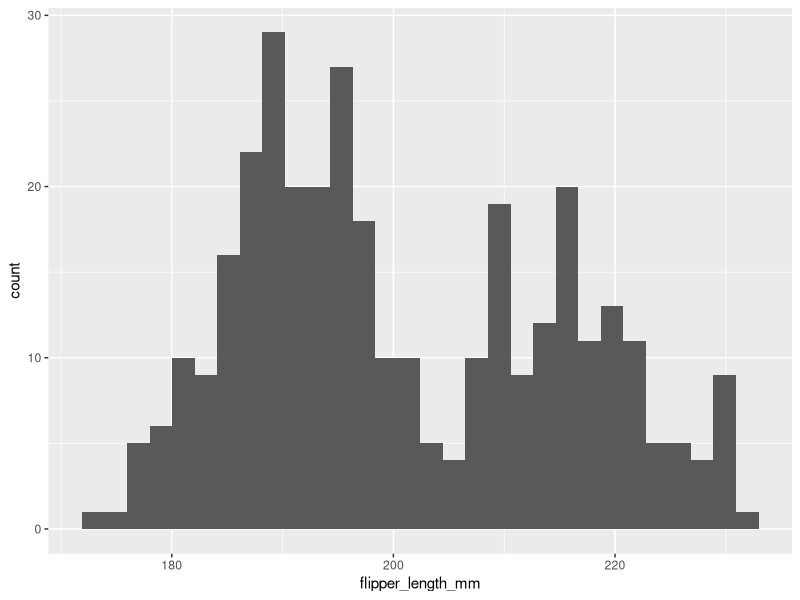
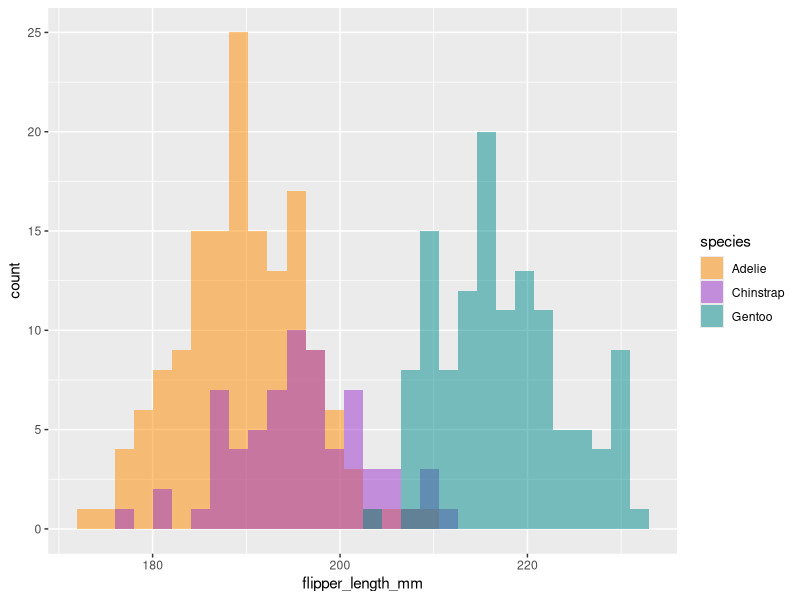
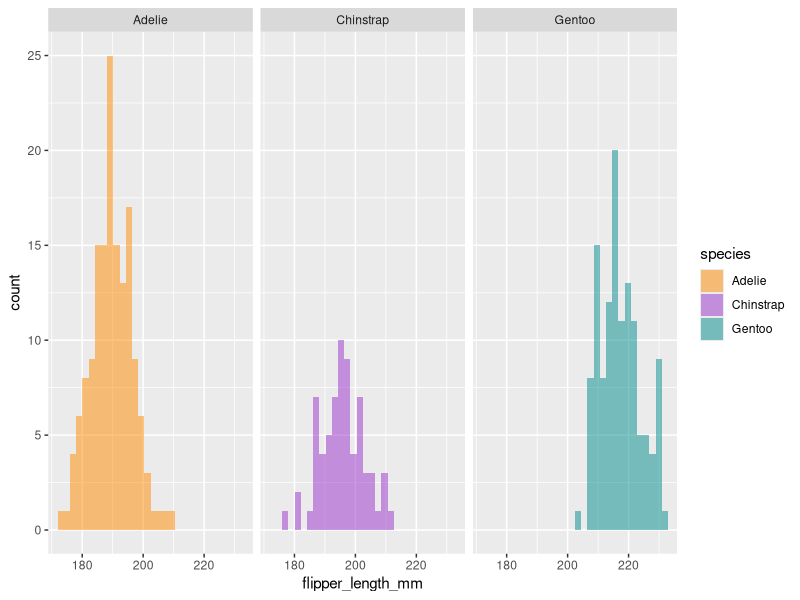
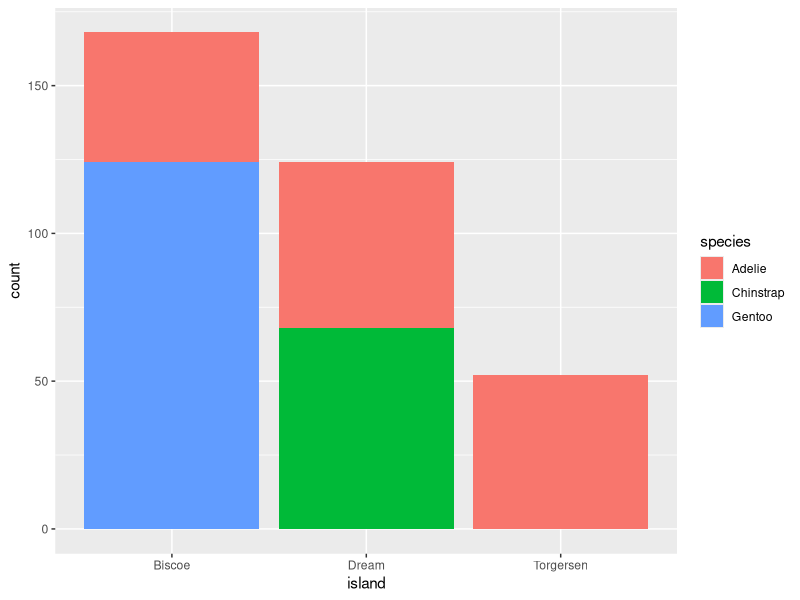
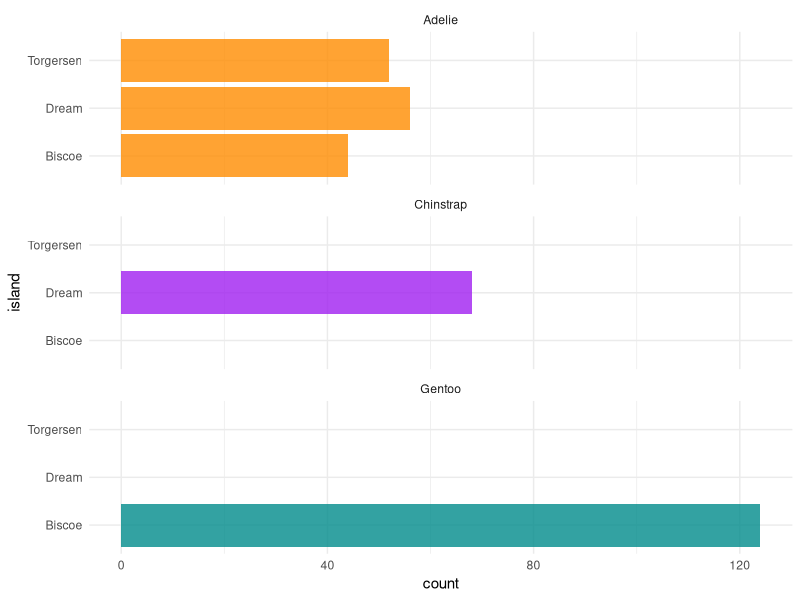
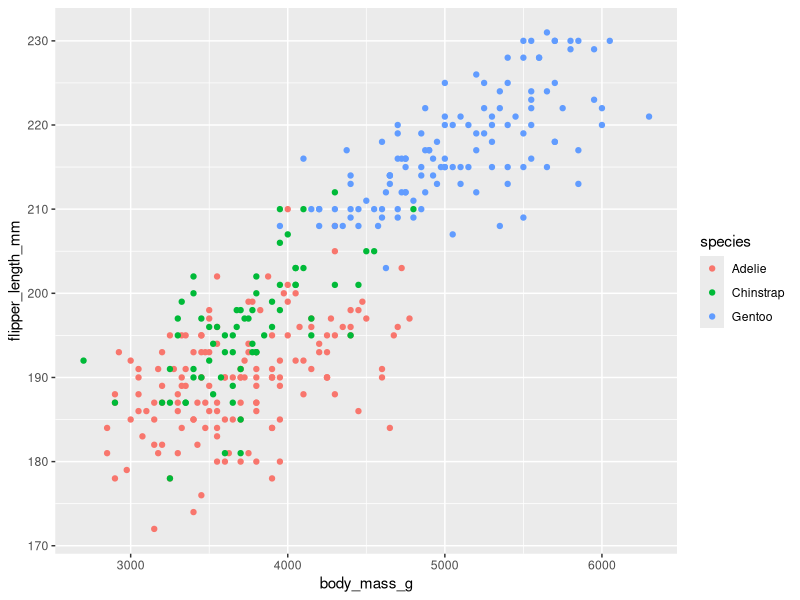

Reproduce these figures in R, in order.
## ---- chunk 1
library(tidyverse)
library(palmerpenguins)
## ---- chunk 2

data("penguins")
## ---- chunk 3
penguins
## ---- chunk 4
summary(penguins)
## ---- chunk 5
body_mass_filtered <- filter(penguins, body_mass_g > 4750 | body_mass_g < 3550)
## ---- chunk 6
penguins %>% 
  group_by(species) %>% 
  summarise(body_mass_avg = mean(body_mass_g, na.rm = TRUE))
## ---- chunk 7
penguins %>% 
  group_by(species, year) %>% 
  summarise(n_observations = n())
## ---- chunk 8
ggplot(penguins) + 
  geom_histogram(mapping = aes(x = flipper_length_mm))
## ---- chunk 9
# Histogram example: flipper length by species
ggplot(penguins) +
  geom_histogram(aes(x = flipper_length_mm, fill = species), alpha = 0.5, position = "identity") +
  scale_fill_manual(values = c("darkorange","darkorchid","cyan4"))
## ---- chunk 10
ggplot(penguins) +
  geom_histogram(aes(x = flipper_length_mm, fill = species), alpha = 0.5, position = "identity") +
  scale_fill_manual(values = c("darkorange","darkorchid","cyan4")) +
  facet_wrap(~species)
## ---- chunk 11
ggplot(penguins) +
  geom_bar(mapping = aes(x = island, fill = species))
  
## ---- chunk 12
ggplot(penguins, aes(x = island, fill = species)) +
  geom_bar(alpha = 0.8) +
  scale_fill_manual(values = c("darkorange","purple","cyan4"), 
                    guide = FALSE) +
  theme_minimal() +
  facet_wrap(~species, ncol = 1) +
  coord_flip()
## ---- chunk 13
ggplot(penguins) +
  geom_point(mapping = aes(x = body_mass_g, y = flipper_length_mm, color = species))
